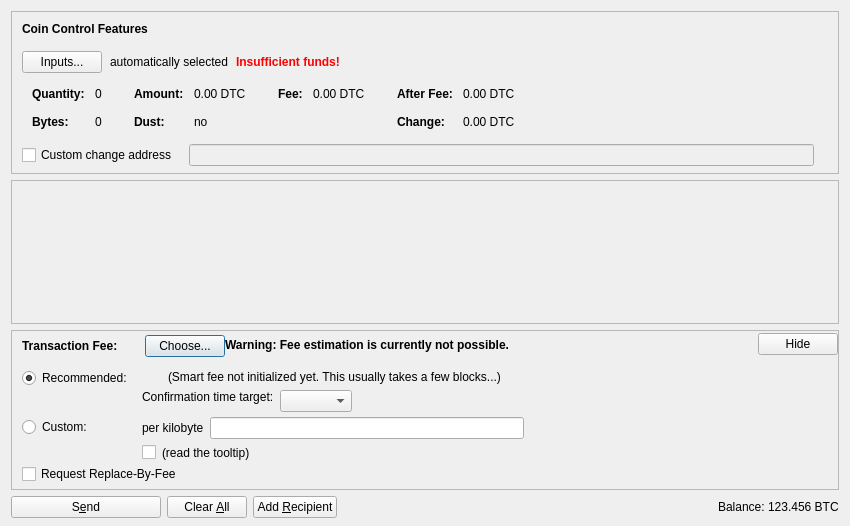
<?xml version="1.0" encoding="UTF-8"?>
<ui version="4.0">
 <class>SendCoinsDialog</class>
 <widget class="QDialog" name="SendCoinsDialog">
  <property name="geometry">
   <rect>
    <x>0</x>
    <y>0</y>
    <width>850</width>
    <height>526</height>
   </rect>
  </property>
  <property name="windowTitle">
   <string>Send Coins</string>
  </property>
  <layout class="QVBoxLayout" name="verticalLayout" stretch="0,1,0,0">
   <property name="bottomMargin">
    <number>8</number>
   </property>
   <item>
    <widget class="QFrame" name="frameCoinControl">
     <property name="sizePolicy">
      <sizepolicy hsizetype="Expanding" vsizetype="Expanding">
       <horstretch>0</horstretch>
       <verstretch>0</verstretch>
      </sizepolicy>
     </property>
     <property name="maximumSize">
      <size>
       <width>16777215</width>
       <height>16777215</height>
      </size>
     </property>
     <property name="frameShape">
      <enum>QFrame::StyledPanel</enum>
     </property>
     <property name="frameShadow">
      <enum>QFrame::Sunken</enum>
     </property>
     <layout class="QVBoxLayout" name="verticalLayoutCoinControl2">
      <property name="spacing">
       <number>0</number>
      </property>
      <property name="leftMargin">
       <number>0</number>
      </property>
      <property name="topMargin">
       <number>0</number>
      </property>
      <property name="rightMargin">
       <number>0</number>
      </property>
      <property name="bottomMargin">
       <number>6</number>
      </property>
      <item>
       <layout class="QVBoxLayout" name="verticalLayoutCoinControl" stretch="0,0,0,0,1">
        <property name="spacing">
         <number>0</number>
        </property>
        <property name="leftMargin">
         <number>10</number>
        </property>
        <property name="topMargin">
         <number>10</number>
        </property>
        <item>
         <layout class="QHBoxLayout" name="horizontalLayoutCoinControl1">
          <property name="bottomMargin">
           <number>15</number>
          </property>
          <item>
           <widget class="QLabel" name="labelCoinControlFeatures">
            <property name="sizePolicy">
             <sizepolicy hsizetype="Preferred" vsizetype="Maximum">
              <horstretch>0</horstretch>
              <verstretch>0</verstretch>
             </sizepolicy>
            </property>
            <property name="font">
             <font>
              <weight>75</weight>
              <bold>true</bold>
             </font>
            </property>
            <property name="styleSheet">
             <string notr="true">font-weight:bold;</string>
            </property>
            <property name="text">
             <string>Coin Control Features</string>
            </property>
           </widget>
          </item>
         </layout>
        </item>
        <item>
         <layout class="QHBoxLayout" name="horizontalLayoutCoinControl2" stretch="0,0,0,0">
          <property name="spacing">
           <number>8</number>
          </property>
          <property name="bottomMargin">
           <number>10</number>
          </property>
          <item>
           <widget class="QPushButton" name="pushButtonCoinControl">
            <property name="styleSheet">
             <string notr="true"/>
            </property>
            <property name="text">
             <string>Inputs...</string>
            </property>
            <property name="autoDefault">
             <bool>false</bool>
            </property>
           </widget>
          </item>
          <item>
           <widget class="QLabel" name="labelCoinControlAutomaticallySelected">
            <property name="text">
             <string>automatically selected</string>
            </property>
            <property name="margin">
             <number>5</number>
            </property>
           </widget>
          </item>
          <item>
           <widget class="QLabel" name="labelCoinControlInsuffFunds">
            <property name="font">
             <font>
              <weight>75</weight>
              <bold>true</bold>
             </font>
            </property>
            <property name="styleSheet">
             <string notr="true">color:red;font-weight:bold;</string>
            </property>
            <property name="text">
             <string>Insufficient funds!</string>
            </property>
            <property name="margin">
             <number>5</number>
            </property>
           </widget>
          </item>
          <item>
           <spacer name="horizontalSpacerCoinControl">
            <property name="orientation">
             <enum>Qt::Horizontal</enum>
            </property>
            <property name="sizeHint" stdset="0">
             <size>
              <width>40</width>
              <height>1</height>
             </size>
            </property>
           </spacer>
          </item>
         </layout>
        </item>
        <item>
         <widget class="QWidget" name="widgetCoinControl" native="true">
          <property name="sizePolicy">
           <sizepolicy hsizetype="Preferred" vsizetype="Preferred">
            <horstretch>0</horstretch>
            <verstretch>0</verstretch>
           </sizepolicy>
          </property>
          <property name="minimumSize">
           <size>
            <width>0</width>
            <height>0</height>
           </size>
          </property>
          <property name="styleSheet">
           <string notr="true"/>
          </property>
          <layout class="QHBoxLayout" name="horizontalLayoutCoinControl5">
           <property name="leftMargin">
            <number>0</number>
           </property>
           <property name="topMargin">
            <number>0</number>
           </property>
           <property name="rightMargin">
            <number>0</number>
           </property>
           <property name="bottomMargin">
            <number>0</number>
           </property>
           <item>
            <layout class="QHBoxLayout" name="horizontalLayoutCoinControl3" stretch="0,0,0,1">
             <property name="spacing">
              <number>20</number>
             </property>
             <property name="topMargin">
              <number>0</number>
             </property>
             <property name="bottomMargin">
              <number>10</number>
             </property>
             <item>
              <layout class="QFormLayout" name="formLayoutCoinControl1">
               <property name="horizontalSpacing">
                <number>10</number>
               </property>
               <property name="verticalSpacing">
                <number>14</number>
               </property>
               <property name="leftMargin">
                <number>10</number>
               </property>
               <property name="topMargin">
                <number>4</number>
               </property>
               <property name="rightMargin">
                <number>6</number>
               </property>
               <item row="0" column="0">
                <widget class="QLabel" name="labelCoinControlQuantityText">
                 <property name="font">
                  <font>
                   <weight>75</weight>
                   <bold>true</bold>
                  </font>
                 </property>
                 <property name="text">
                  <string>Quantity:</string>
                 </property>
                 <property name="margin">
                  <number>0</number>
                 </property>
                </widget>
               </item>
               <item row="0" column="1">
                <widget class="QLabel" name="labelCoinControlQuantity">
                 <property name="cursor">
                  <cursorShape>IBeamCursor</cursorShape>
                 </property>
                 <property name="contextMenuPolicy">
                  <enum>Qt::ActionsContextMenu</enum>
                 </property>
                 <property name="text">
                  <string notr="true">0</string>
                 </property>
                 <property name="margin">
                  <number>0</number>
                 </property>
                 <property name="textInteractionFlags">
                  <set>Qt::LinksAccessibleByMouse|Qt::TextSelectableByKeyboard|Qt::TextSelectableByMouse</set>
                 </property>
                </widget>
               </item>
               <item row="1" column="0">
                <widget class="QLabel" name="labelCoinControlBytesText">
                 <property name="font">
                  <font>
                   <weight>75</weight>
                   <bold>true</bold>
                  </font>
                 </property>
                 <property name="text">
                  <string>Bytes:</string>
                 </property>
                </widget>
               </item>
               <item row="1" column="1">
                <widget class="QLabel" name="labelCoinControlBytes">
                 <property name="cursor">
                  <cursorShape>IBeamCursor</cursorShape>
                 </property>
                 <property name="contextMenuPolicy">
                  <enum>Qt::ActionsContextMenu</enum>
                 </property>
                 <property name="text">
                  <string notr="true">0</string>
                 </property>
                 <property name="textInteractionFlags">
                  <set>Qt::LinksAccessibleByMouse|Qt::TextSelectableByKeyboard|Qt::TextSelectableByMouse</set>
                 </property>
                </widget>
               </item>
              </layout>
             </item>
             <item>
              <layout class="QFormLayout" name="formLayoutCoinControl2">
               <property name="horizontalSpacing">
                <number>10</number>
               </property>
               <property name="verticalSpacing">
                <number>14</number>
               </property>
               <property name="leftMargin">
                <number>6</number>
               </property>
               <property name="topMargin">
                <number>4</number>
               </property>
               <property name="rightMargin">
                <number>6</number>
               </property>
               <item row="0" column="0">
                <widget class="QLabel" name="labelCoinControlAmountText">
                 <property name="font">
                  <font>
                   <weight>75</weight>
                   <bold>true</bold>
                  </font>
                 </property>
                 <property name="text">
                  <string>Amount:</string>
                 </property>
                 <property name="margin">
                  <number>0</number>
                 </property>
                </widget>
               </item>
               <item row="0" column="1">
                <widget class="QLabel" name="labelCoinControlAmount">
                 <property name="cursor">
                  <cursorShape>IBeamCursor</cursorShape>
                 </property>
                 <property name="contextMenuPolicy">
                  <enum>Qt::ActionsContextMenu</enum>
                 </property>
                 <property name="text">
                  <string notr="true">0.00 DTC</string>
                 </property>
                 <property name="textInteractionFlags">
                  <set>Qt::LinksAccessibleByMouse|Qt::TextSelectableByKeyboard|Qt::TextSelectableByMouse</set>
                 </property>
                </widget>
               </item>
               <item row="1" column="0">
                <widget class="QLabel" name="labelCoinControlLowOutputText">
                 <property name="font">
                  <font>
                   <weight>75</weight>
                   <bold>true</bold>
                  </font>
                 </property>
                 <property name="text">
                  <string>Dust:</string>
                 </property>
                </widget>
               </item>
               <item row="1" column="1">
                <widget class="QLabel" name="labelCoinControlLowOutput">
                 <property name="cursor">
                  <cursorShape>IBeamCursor</cursorShape>
                 </property>
                 <property name="contextMenuPolicy">
                  <enum>Qt::ActionsContextMenu</enum>
                 </property>
                 <property name="text">
                  <string notr="true">no</string>
                 </property>
                 <property name="textInteractionFlags">
                  <set>Qt::LinksAccessibleByMouse|Qt::TextSelectableByKeyboard|Qt::TextSelectableByMouse</set>
                 </property>
                </widget>
               </item>
              </layout>
             </item>
             <item>
              <layout class="QFormLayout" name="formLayoutCoinControl3">
               <property name="horizontalSpacing">
                <number>10</number>
               </property>
               <property name="verticalSpacing">
                <number>14</number>
               </property>
               <property name="leftMargin">
                <number>6</number>
               </property>
               <property name="topMargin">
                <number>4</number>
               </property>
               <property name="rightMargin">
                <number>6</number>
               </property>
               <item row="0" column="0">
                <widget class="QLabel" name="labelCoinControlFeeText">
                 <property name="font">
                  <font>
                   <weight>75</weight>
                   <bold>true</bold>
                  </font>
                 </property>
                 <property name="text">
                  <string>Fee:</string>
                 </property>
                 <property name="margin">
                  <number>0</number>
                 </property>
                </widget>
               </item>
               <item row="0" column="1">
                <widget class="QLabel" name="labelCoinControlFee">
                 <property name="cursor">
                  <cursorShape>IBeamCursor</cursorShape>
                 </property>
                 <property name="contextMenuPolicy">
                  <enum>Qt::ActionsContextMenu</enum>
                 </property>
                 <property name="text">
                  <string notr="true">0.00 DTC</string>
                 </property>
                 <property name="textInteractionFlags">
                  <set>Qt::LinksAccessibleByMouse|Qt::TextSelectableByKeyboard|Qt::TextSelectableByMouse</set>
                 </property>
                </widget>
               </item>
              </layout>
             </item>
             <item>
              <layout class="QFormLayout" name="formLayoutCoinControl4">
               <property name="horizontalSpacing">
                <number>10</number>
               </property>
               <property name="verticalSpacing">
                <number>14</number>
               </property>
               <property name="leftMargin">
                <number>6</number>
               </property>
               <property name="topMargin">
                <number>4</number>
               </property>
               <property name="rightMargin">
                <number>6</number>
               </property>
               <item row="0" column="0">
                <widget class="QLabel" name="labelCoinControlAfterFeeText">
                 <property name="font">
                  <font>
                   <weight>75</weight>
                   <bold>true</bold>
                  </font>
                 </property>
                 <property name="text">
                  <string>After Fee:</string>
                 </property>
                 <property name="margin">
                  <number>0</number>
                 </property>
                </widget>
               </item>
               <item row="0" column="1">
                <widget class="QLabel" name="labelCoinControlAfterFee">
                 <property name="cursor">
                  <cursorShape>IBeamCursor</cursorShape>
                 </property>
                 <property name="contextMenuPolicy">
                  <enum>Qt::ActionsContextMenu</enum>
                 </property>
                 <property name="text">
                  <string notr="true">0.00 DTC</string>
                 </property>
                 <property name="textInteractionFlags">
                  <set>Qt::LinksAccessibleByMouse|Qt::TextSelectableByKeyboard|Qt::TextSelectableByMouse</set>
                 </property>
                </widget>
               </item>
               <item row="1" column="0">
                <widget class="QLabel" name="labelCoinControlChangeText">
                 <property name="font">
                  <font>
                   <weight>75</weight>
                   <bold>true</bold>
                  </font>
                 </property>
                 <property name="text">
                  <string>Change:</string>
                 </property>
                </widget>
               </item>
               <item row="1" column="1">
                <widget class="QLabel" name="labelCoinControlChange">
                 <property name="cursor">
                  <cursorShape>IBeamCursor</cursorShape>
                 </property>
                 <property name="contextMenuPolicy">
                  <enum>Qt::ActionsContextMenu</enum>
                 </property>
                 <property name="text">
                  <string notr="true">0.00 DTC</string>
                 </property>
                 <property name="textInteractionFlags">
                  <set>Qt::LinksAccessibleByMouse|Qt::TextSelectableByKeyboard|Qt::TextSelectableByMouse</set>
                 </property>
                </widget>
               </item>
              </layout>
             </item>
            </layout>
           </item>
          </layout>
         </widget>
        </item>
        <item>
         <layout class="QHBoxLayout" name="horizontalLayoutCoinControl4" stretch="0,0,0">
          <property name="spacing">
           <number>12</number>
          </property>
          <property name="sizeConstraint">
           <enum>QLayout::SetDefaultConstraint</enum>
          </property>
          <property name="topMargin">
           <number>5</number>
          </property>
          <property name="rightMargin">
           <number>5</number>
          </property>
          <item>
           <widget class="QCheckBox" name="checkBoxCoinControlChange">
            <property name="toolTip">
             <string>If this is activated, but the change address is empty or invalid, change will be sent to a newly generated address.</string>
            </property>
            <property name="text">
             <string>Custom change address</string>
            </property>
           </widget>
          </item>
          <item>
           <widget class="QValidatedLineEdit" name="lineEditCoinControlChange">
            <property name="enabled">
             <bool>false</bool>
            </property>
            <property name="sizePolicy">
             <sizepolicy hsizetype="Expanding" vsizetype="Fixed">
              <horstretch>0</horstretch>
              <verstretch>0</verstretch>
             </sizepolicy>
            </property>
           </widget>
          </item>
          <item>
           <widget class="QLabel" name="labelCoinControlChangeLabel">
            <property name="sizePolicy">
             <sizepolicy hsizetype="Preferred" vsizetype="Expanding">
              <horstretch>0</horstretch>
              <verstretch>0</verstretch>
             </sizepolicy>
            </property>
            <property name="minimumSize">
             <size>
              <width>0</width>
              <height>0</height>
             </size>
            </property>
            <property name="text">
             <string/>
            </property>
            <property name="margin">
             <number>3</number>
            </property>
           </widget>
          </item>
         </layout>
        </item>
        <item>
         <spacer name="verticalSpacerCoinControl">
          <property name="orientation">
           <enum>Qt::Vertical</enum>
          </property>
          <property name="sizeHint" stdset="0">
           <size>
            <width>800</width>
            <height>1</height>
           </size>
          </property>
         </spacer>
        </item>
       </layout>
      </item>
     </layout>
    </widget>
   </item>
   <item>
    <widget class="QScrollArea" name="scrollArea">
     <property name="widgetResizable">
      <bool>true</bool>
     </property>
     <widget class="QWidget" name="scrollAreaWidgetContents">
      <property name="geometry">
       <rect>
        <x>0</x>
        <y>0</y>
        <width>830</width>
        <height>104</height>
       </rect>
      </property>
      <layout class="QVBoxLayout" name="verticalLayout_2" stretch="0,1">
       <property name="leftMargin">
        <number>0</number>
       </property>
       <property name="topMargin">
        <number>0</number>
       </property>
       <property name="rightMargin">
        <number>0</number>
       </property>
       <property name="bottomMargin">
        <number>0</number>
       </property>
       <item>
        <layout class="QVBoxLayout" name="entries">
         <property name="spacing">
          <number>6</number>
         </property>
        </layout>
       </item>
       <item>
        <spacer name="verticalSpacer">
         <property name="orientation">
          <enum>Qt::Vertical</enum>
         </property>
         <property name="sizeHint" stdset="0">
          <size>
           <width>20</width>
           <height>40</height>
          </size>
         </property>
        </spacer>
       </item>
      </layout>
     </widget>
    </widget>
   </item>
   <item>
    <widget class="QFrame" name="frameFee">
     <property name="sizePolicy">
      <sizepolicy hsizetype="Expanding" vsizetype="Expanding">
       <horstretch>0</horstretch>
       <verstretch>0</verstretch>
      </sizepolicy>
     </property>
     <property name="maximumSize">
      <size>
       <width>16777215</width>
       <height>16777215</height>
      </size>
     </property>
     <property name="frameShape">
      <enum>QFrame::StyledPanel</enum>
     </property>
     <property name="frameShadow">
      <enum>QFrame::Sunken</enum>
     </property>
     <layout class="QVBoxLayout" name="verticalLayoutFee1">
      <property name="spacing">
       <number>0</number>
      </property>
      <property name="leftMargin">
       <number>0</number>
      </property>
      <property name="topMargin">
       <number>0</number>
      </property>
      <property name="rightMargin">
       <number>0</number>
      </property>
      <property name="bottomMargin">
       <number>0</number>
      </property>
      <item>
       <layout class="QVBoxLayout" name="verticalLayoutFee2" stretch="0,0,0">
        <property name="spacing">
         <number>0</number>
        </property>
        <property name="leftMargin">
         <number>10</number>
        </property>
        <property name="topMargin">
         <number>0</number>
        </property>
        <item>
         <layout class="QHBoxLayout" name="horizontalLayoutFee1">
          <property name="bottomMargin">
           <number>0</number>
          </property>
          <item>
           <layout class="QVBoxLayout" name="verticalLayoutFee7">
            <property name="spacing">
             <number>0</number>
            </property>
            <item>
             <spacer name="verticalSpacerSmartFee">
              <property name="orientation">
               <enum>Qt::Vertical</enum>
              </property>
              <property name="sizeType">
               <enum>QSizePolicy::Fixed</enum>
              </property>
              <property name="sizeHint" stdset="0">
               <size>
                <width>1</width>
                <height>4</height>
               </size>
              </property>
             </spacer>
            </item>
            <item>
             <layout class="QHBoxLayout" name="horizontalLayoutSmartFee">
              <property name="spacing">
               <number>10</number>
              </property>
              <item>
               <widget class="QLabel" name="labelFeeHeadline">
                <property name="sizePolicy">
                 <sizepolicy hsizetype="Preferred" vsizetype="Maximum">
                  <horstretch>0</horstretch>
                  <verstretch>0</verstretch>
                 </sizepolicy>
                </property>
                <property name="font">
                 <font>
                  <weight>75</weight>
                  <bold>true</bold>
                 </font>
                </property>
                <property name="styleSheet">
                 <string notr="true">font-weight:bold;</string>
                </property>
                <property name="text">
                 <string>Transaction Fee:</string>
                </property>
               </widget>
              </item>
              <item>
               <widget class="QLabel" name="labelFeeMinimized">
                <property name="text">
                 <string/>
                </property>
               </widget>
              </item>
              <item>
               <widget class="QPushButton" name="buttonChooseFee">
                <property name="text">
                 <string>Choose...</string>
                </property>
               </widget>
              </item>
             </layout>
            </item>
            <item>
             <spacer name="verticalSpacer_5">
              <property name="orientation">
               <enum>Qt::Vertical</enum>
              </property>
              <property name="sizeHint" stdset="0">
               <size>
                <width>1</width>
                <height>1</height>
               </size>
              </property>
             </spacer>
            </item>
           </layout>
          </item>
          <item>
           <widget class="QLabel" name="fallbackFeeWarningLabel">
            <property name="toolTip">
             <string>Using the fallbackfee can result in sending a transaction that will take several hours or days (or never) to confirm. Consider choosing your fee manually or wait until you have validated the complete chain.</string>
            </property>
            <property name="font">
            <font>
                <weight>75</weight>
                <bold>true</bold>
            </font>
            </property>
            <property name="text">
             <string>Warning: Fee estimation is currently not possible.</string>
            </property>
            <property name="wordWrap">
             <bool>false</bool>
            </property>
           </widget>
          </item>
          <item>
           <spacer name="horizontalSpacer_4">
            <property name="orientation">
             <enum>Qt::Horizontal</enum>
            </property>
            <property name="sizeType">
             <enum>QSizePolicy::MinimumExpanding</enum>
            </property>
            <property name="sizeHint" stdset="0">
             <size>
              <width>40</width>
              <height>20</height>
             </size>
            </property>
           </spacer>
          </item>
          <item>
           <widget class="QPushButton" name="buttonMinimizeFee">
            <property name="toolTip">
             <string>collapse fee-settings</string>
            </property>
            <property name="text">
             <string>Hide</string>
            </property>
           </widget>
          </item>
         </layout>
        </item>
        <item>
         <widget class="QFrame" name="frameFeeSelection">
          <layout class="QVBoxLayout" name="verticalLayoutFee12">
           <property name="spacing">
            <number>0</number>
           </property>
           <property name="leftMargin">
            <number>0</number>
           </property>
           <property name="topMargin">
            <number>0</number>
           </property>
           <property name="rightMargin">
            <number>0</number>
           </property>
           <property name="bottomMargin">
            <number>0</number>
           </property>
           <item>
            <layout class="QGridLayout" name="gridLayoutFee">
             <property name="topMargin">
              <number>10</number>
             </property>
             <property name="bottomMargin">
              <number>4</number>
             </property>
             <property name="horizontalSpacing">
              <number>10</number>
             </property>
             <property name="verticalSpacing">
              <number>4</number>
             </property>
             <item row="1" column="1">
              <layout class="QVBoxLayout" name="verticalLayoutFee8">
               <property name="spacing">
                <number>6</number>
               </property>
               <item>
                <layout class="QHBoxLayout" name="horizontalLayoutFee13">
                 <item>
                  <widget class="QLabel" name="labelCustomPerKilobyte">
                   <property name="toolTip">
                    <string>If the custom fee is set to 1000 satoshis and the transaction is only 250 bytes, then &quot;per kilobyte&quot; only pays 250 satoshis in fee, while &quot;total at least&quot; pays 1000 satoshis. For transactions bigger than a kilobyte both pay by kilobyte.</string>
                   </property>
                   <property name="text">
                    <string>per kilobyte</string>
                   </property>
                  </widget>
                 </item>
                 <item>
                  <widget class="BitcoinAmountField" name="customFee"/>
                 </item>
                 <item>
                  <spacer name="horizontalSpacer_6">
                   <property name="orientation">
                    <enum>Qt::Horizontal</enum>
                   </property>
                   <property name="sizeHint" stdset="0">
                    <size>
                     <width>1</width>
                     <height>1</height>
                    </size>
                   </property>
                  </spacer>
                 </item>
                </layout>
               </item>
               <item>
                <layout class="QHBoxLayout" name="horizontalLayoutFee8">
                 <item>
                  <widget class="QCheckBox" name="checkBoxMinimumFee">
                   <property name="toolTip">
                    <string>Paying only the minimum fee is just fine as long as there is less transaction volume than space in the blocks. But be aware that this can end up in a never confirming transaction once there is more demand for datacoin transactions than the network can process.</string>
                   </property>
                   <property name="text">
                    <string/>
                   </property>
                  </widget>
                 </item>
                 <item>
                  <widget class="QLabel" name="labelMinFeeWarning">
                   <property name="enabled">
                    <bool>true</bool>
                   </property>
                   <property name="toolTip">
                    <string>Paying only the minimum fee is just fine as long as there is less transaction volume than space in the blocks. But be aware that this can end up in a never confirming transaction once there is more demand for datacoin transactions than the network can process.</string>
                   </property>
                   <property name="text">
                    <string>(read the tooltip)</string>
                   </property>
                   <property name="margin">
                    <number>5</number>
                   </property>
                  </widget>
                 </item>
                 <item>
                  <spacer name="horizontalSpacer_2">
                   <property name="orientation">
                    <enum>Qt::Horizontal</enum>
                   </property>
                   <property name="sizeHint" stdset="0">
                    <size>
                     <width>1</width>
                     <height>1</height>
                    </size>
                   </property>
                  </spacer>
                 </item>
                </layout>
               </item>
              </layout>
             </item>
             <item row="0" column="0">
              <layout class="QVBoxLayout" name="verticalLayoutFee4" stretch="0,1">
               <item>
                <widget class="QRadioButton" name="radioSmartFee">
                 <property name="text">
                  <string>Recommended:</string>
                 </property>
                 <property name="checked">
                  <bool>true</bool>
                 </property>
                 <attribute name="buttonGroup">
                  <string notr="true">groupFee</string>
                 </attribute>
                </widget>
               </item>
               <item>
                <spacer name="verticalSpacer_2">
                 <property name="orientation">
                  <enum>Qt::Vertical</enum>
                 </property>
                 <property name="sizeHint" stdset="0">
                  <size>
                   <width>1</width>
                   <height>1</height>
                  </size>
                 </property>
                </spacer>
               </item>
              </layout>
             </item>
             <item row="1" column="0">
              <layout class="QVBoxLayout" name="verticalLayoutFee9" stretch="0,1">
               <item>
                <widget class="QRadioButton" name="radioCustomFee">
                 <property name="text">
                  <string>Custom:</string>
                 </property>
                 <attribute name="buttonGroup">
                  <string notr="true">groupFee</string>
                 </attribute>
                </widget>
               </item>
               <item>
                <spacer name="verticalSpacer_6">
                 <property name="orientation">
                  <enum>Qt::Vertical</enum>
                 </property>
                 <property name="sizeHint" stdset="0">
                  <size>
                   <width>1</width>
                   <height>1</height>
                  </size>
                 </property>
                </spacer>
               </item>
              </layout>
             </item>
             <item row="0" column="1">
              <layout class="QVBoxLayout" name="verticalLayoutFee3" stretch="0,0,1">
               <property name="spacing">
                <number>6</number>
               </property>
               <property name="topMargin">
                <number>2</number>
               </property>
               <item>
                <layout class="QHBoxLayout" name="horizontalLayoutFee12">
                 <item>
                  <widget class="QLabel" name="labelSmartFee">
                   <property name="text">
                    <string/>
                   </property>
                   <property name="margin">
                    <number>2</number>
                   </property>
                  </widget>
                 </item>
                 <item>
                  <widget class="QLabel" name="labelFeeEstimation">
                   <property name="text">
                    <string/>
                   </property>
                  </widget>
                 </item>
                 <item>
                  <widget class="QLabel" name="labelSmartFee2">
                   <property name="text">
                    <string>(Smart fee not initialized yet. This usually takes a few blocks...)</string>
                   </property>
                   <property name="margin">
                    <number>2</number>
                   </property>
                  </widget>
                 </item>
                 <item>
                  <spacer name="horizontalSpacer_5">
                   <property name="orientation">
                    <enum>Qt::Horizontal</enum>
                   </property>
                   <property name="sizeHint" stdset="0">
                    <size>
                     <width>1</width>
                     <height>1</height>
                    </size>
                   </property>
                  </spacer>
                 </item>
                </layout>
               </item>
               <item>
                <layout class="QHBoxLayout" name="horizontalLayoutFee9">
                 <item>
                  <layout class="QVBoxLayout" name="verticalLayoutFee6">
                   <item>
                    <widget class="QLabel" name="labelSmartFee3">
                     <property name="text">
                      <string>Confirmation time target:</string>
                     </property>
                     <property name="margin">
                      <number>2</number>
                     </property>
                    </widget>
                   </item>
                   <item>
                    <spacer name="verticalSpacer_3">
                     <property name="orientation">
                      <enum>Qt::Vertical</enum>
                     </property>
                     <property name="sizeHint" stdset="0">
                      <size>
                       <width>1</width>
                       <height>1</height>
                      </size>
                     </property>
                    </spacer>
                   </item>
                  </layout>
                 </item>
                 <item>
                  <layout class="QVBoxLayout" name="verticalLayoutFee5">
                   <property name="rightMargin">
                    <number>30</number>
                   </property>
                   <item>
                    <layout class="QHBoxLayout" name="horizontalLayoutConfTarget">
                     <property name="bottomMargin">
                      <number>0</number>
                     </property>
                     <item>
                      <widget class="QComboBox" name="confTargetSelector"/>
                     </item>
                     <item>
                      <spacer name="horizontalSpacerConfTarget">
                       <property name="orientation">
                        <enum>Qt::Horizontal</enum>
                       </property>
                       <property name="sizeHint" stdset="0">
                        <size>
                         <width>40</width>
                         <height>20</height>
                        </size>
                       </property>
                      </spacer>
                     </item>
                    </layout>
                   </item>
                  </layout>
                 </item>
                </layout>
               </item>
               <item>
                <spacer name="verticalSpacer_4">
                 <property name="orientation">
                  <enum>Qt::Vertical</enum>
                 </property>
                 <property name="sizeHint" stdset="0">
                  <size>
                   <width>1</width>
                   <height>1</height>
                  </size>
                 </property>
                </spacer>
               </item>
              </layout>
             </item>
            </layout>
           </item>
           <item>
            <widget class="QCheckBox" name="optInRBF">
             <property name="text">
              <string>Request Replace-By-Fee</string>
             </property>
             <property name="toolTip">
              <string>Indicates that the sender may wish to replace this transaction with a new one paying higher fees (prior to being confirmed).</string>
             </property>
            </widget>
           </item>
          </layout>
         </widget>
        </item>
        <item>
         <spacer name="verticalSpacerFee">
          <property name="orientation">
           <enum>Qt::Vertical</enum>
          </property>
          <property name="sizeHint" stdset="0">
           <size>
            <width>40</width>
            <height>5</height>
           </size>
          </property>
         </spacer>
        </item>
       </layout>
      </item>
     </layout>
    </widget>
   </item>
   <item>
    <layout class="QHBoxLayout" name="horizontalLayout">
     <item>
      <widget class="QPushButton" name="sendButton">
       <property name="minimumSize">
        <size>
         <width>150</width>
         <height>0</height>
        </size>
       </property>
       <property name="toolTip">
        <string>Confirm the send action</string>
       </property>
       <property name="text">
        <string>S&amp;end</string>
       </property>
       <property name="icon">
        <iconset resource="../bitcoin.qrc">
         <normaloff>:/icons/send</normaloff>:/icons/send</iconset>
       </property>
       <property name="autoDefault">
        <bool>false</bool>
       </property>
       <property name="default">
        <bool>false</bool>
       </property>
      </widget>
     </item>
     <item>
      <widget class="QPushButton" name="clearButton">
       <property name="sizePolicy">
        <sizepolicy hsizetype="Minimum" vsizetype="Fixed">
         <horstretch>0</horstretch>
         <verstretch>0</verstretch>
        </sizepolicy>
       </property>
       <property name="toolTip">
        <string>Clear all fields of the form.</string>
       </property>
       <property name="text">
        <string>Clear &amp;All</string>
       </property>
       <property name="icon">
        <iconset resource="../bitcoin.qrc">
         <normaloff>:/icons/remove</normaloff>:/icons/remove</iconset>
       </property>
       <property name="autoDefault">
        <bool>false</bool>
       </property>
      </widget>
     </item>
     <item>
      <widget class="QPushButton" name="addButton">
       <property name="toolTip">
        <string>Send to multiple recipients at once</string>
       </property>
       <property name="text">
        <string>Add &amp;Recipient</string>
       </property>
       <property name="icon">
        <iconset resource="../bitcoin.qrc">
         <normaloff>:/icons/add</normaloff>:/icons/add</iconset>
       </property>
       <property name="autoDefault">
        <bool>false</bool>
       </property>
      </widget>
     </item>
     <item>
      <spacer name="horizontalSpacer">
       <property name="orientation">
        <enum>Qt::Horizontal</enum>
       </property>
       <property name="sizeHint" stdset="0">
        <size>
         <width>40</width>
         <height>20</height>
        </size>
       </property>
      </spacer>
     </item>
     <item>
      <layout class="QHBoxLayout" name="horizontalLayout_2">
       <property name="spacing">
        <number>3</number>
       </property>
       <item>
        <widget class="QLabel" name="label">
         <property name="sizePolicy">
          <sizepolicy hsizetype="Preferred" vsizetype="Fixed">
           <horstretch>0</horstretch>
           <verstretch>0</verstretch>
          </sizepolicy>
         </property>
         <property name="text">
          <string>Balance:</string>
         </property>
        </widget>
       </item>
       <item>
        <widget class="QLabel" name="labelBalance">
         <property name="sizePolicy">
          <sizepolicy hsizetype="Preferred" vsizetype="Fixed">
           <horstretch>0</horstretch>
           <verstretch>0</verstretch>
          </sizepolicy>
         </property>
         <property name="cursor">
          <cursorShape>IBeamCursor</cursorShape>
         </property>
         <property name="text">
          <string notr="true">123.456 BTC</string>
         </property>
         <property name="textInteractionFlags">
          <set>Qt::LinksAccessibleByMouse|Qt::TextSelectableByKeyboard|Qt::TextSelectableByMouse</set>
         </property>
        </widget>
       </item>
      </layout>
     </item>
    </layout>
   </item>
  </layout>
 </widget>
 <customwidgets>
  <customwidget>
   <class>QValidatedLineEdit</class>
   <extends>QLineEdit</extends>
   <header>qvalidatedlineedit.h</header>
  </customwidget>
  <customwidget>
   <class>BitcoinAmountField</class>
   <extends>QLineEdit</extends>
   <header>bitcoinamountfield.h</header>
   <container>1</container>
  </customwidget>
 </customwidgets>
 <resources>
  <include location="../bitcoin.qrc"/>
 </resources>
 <connections/>
 <buttongroups>
  <buttongroup name="groupFee"/>
 </buttongroups>
</ui>
